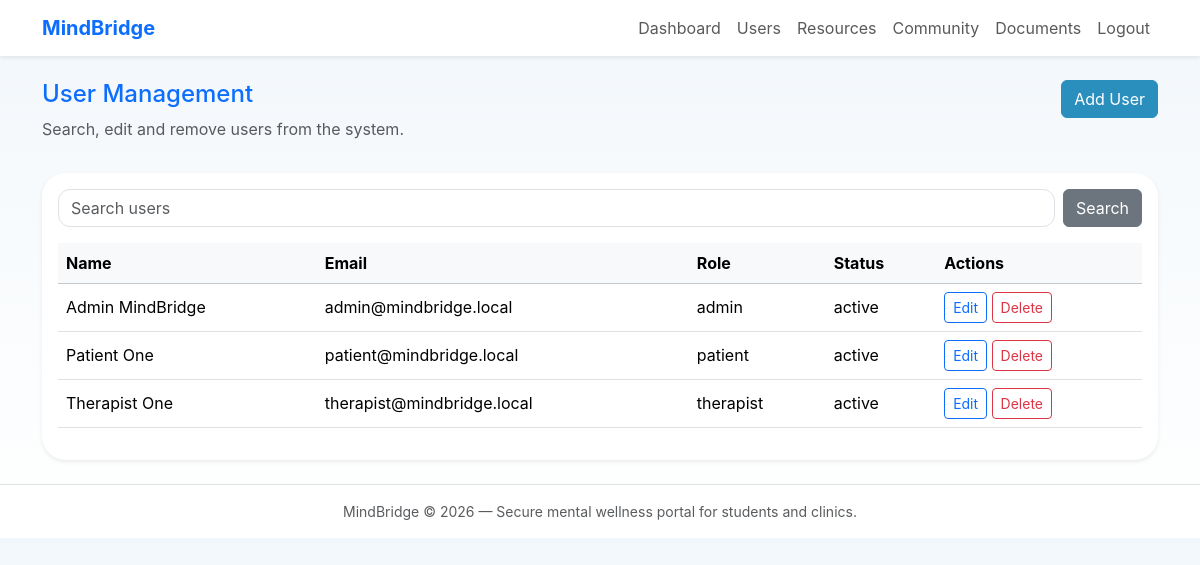
/?controller=user&action=index (signed in), run on the app's committed database.
### tables this page shows
CREATE TABLE users (
  id INT AUTO_INCREMENT PRIMARY KEY,
  name VARCHAR(150) NOT NULL,
  email VARCHAR(180) NOT NULL UNIQUE,
  password VARCHAR(255) NOT NULL,
  role ENUM('patient','therapist','admin') NOT NULL DEFAULT 'patient',
  status ENUM('active','inactive') NOT NULL DEFAULT 'active',
  created_at DATETIME NOT NULL DEFAULT CURRENT_TIMESTAMP
);

### core/View.php (called while the page is built, shortened)
<?php
class View
{
    public function render(string $path, array $data = []): void
    {
        extract($data, EXTR_SKIP);
        $viewFile = __DIR__ . '/../app/views/' . $path . '.php';
        include __DIR__ . '/../app/views/layout/header.php';
        include $viewFile;
        include __DIR__ . '/../app/views/layout/footer.php';
    }
}

### app/controllers/UserController.php (called while the page is built, shortened)
<?php
class UserController extends Controller
{
    public function index(): void
    {
        $userModel = new User();
        $query = trim($_GET['q'] ?? '');
        $users = $query ? $userModel->search($query) : $userModel->all();
        $this->view->render('users/list', ['users' => $users, 'query' => $query]);
    }
}

### index.php (called while the page is built, shortened)
<?php
require_once __DIR__ . '/core/Database.php';
require_once __DIR__ . '/core/Model.php';
require_once __DIR__ . '/core/View.php';
spl_autoload_register(function ($class) {
    $paths = [
        __DIR__ . '/app/controllers/' . $class . '.php',
        __DIR__ . '/app/models/' . $class . '.php',
        __DIR__ . '/core/' . $class . '.php',
    ];
    foreach ($paths as $path) {
        if (file_exists($path)) {
            return true;
        }
    }
    return false;
});
$action = $_GET['action'] ?? 'index';
$controller = new $controllerName();
$controller->{$action}();

### config/config.php (called while the page is built)
<?php
$baseUrl = 'http://localhost/MindBridge/';
if (!empty($_SERVER['HTTP_HOST'])) {
    $scheme = (!empty($_SERVER['HTTPS']) && $_SERVER['HTTPS'] !== 'off') ? 'https' : 'http';
    $path = rtrim(str_replace('\\', '/', dirname($_SERVER['SCRIPT_NAME'])), '/');
    $baseUrl = $scheme . '://' . $_SERVER['HTTP_HOST'] . ($path !== '/' ? $path : '') . '/';
}
return [
    'db' => [
        'host' => 'localhost',
        'name' => 'mindbridge',
        'user' => 'root',
        'pass' => '',
        'charset' => 'utf8mb4',
    ],
    'app' => [
        'base_url' => $baseUrl,
    ],
];

### core/Model.php (called while the page is built, shortened)
<?php
class Model
{
    public function __construct()
    {
        $this->db = Database::getInstance()->getConnection();
    }
}

### core/Database.php (called while the page is built)
<?php
class Database
{
    private static ?Database $instance = null;
    private PDO $connection;
    private function __construct()
    {
        $config = require __DIR__ . '/../config/config.php';
        $dsn = sprintf('mysql:host=%s;dbname=%s;charset=%s',
            $config['db']['host'],
            $config['db']['name'],
            $config['db']['charset']
        );
        $options = [
            PDO::ATTR_ERRMODE => PDO::ERRMODE_EXCEPTION,
            PDO::ATTR_DEFAULT_FETCH_MODE => PDO::FETCH_ASSOC,
            PDO::ATTR_EMULATE_PREPARES => false,
        ];
        $this->connection = new PDO($dsn, $config['db']['user'], $config['db']['pass'], $options);
    }
    public static function getInstance(): Database
    {
        if (self::$instance === null) {
            self::$instance = new Database();
        }
        return self::$instance;
    }
    public function getConnection(): PDO
    {
        return $this->connection;
    }
}

### app/models/User.php (called while the page is built, shortened)
<?php
class User extends Model
{
    public function all(): array
    {
        $stmt = $this->db->query('SELECT * FROM users ORDER BY created_at DESC');
        return $stmt->fetchAll();
    }
}

### app/views/users/list.php (the view, shortened to what this page needs)
<div class="row mb-3">
    <div class="col-md-8">
        <h2 class="h4 text-primary">User Management</h2>
        <p class="text-muted">Search, edit and remove users from the system.</p>
    </div>
    <div class="col-md-4 text-end">
        <a href="<?php echo $baseUrl; ?>?controller=user&action=add" class="btn btn-primary">Add User</a>
    </div>
</div>
<div class="card border-0 shadow-sm">
    <div class="card-body">
        <form method="get" class="mb-3 row g-2 align-items-center">
            <div class="col">
                <input type="text" name="q" class="form-control" placeholder="Search users" value="<?php echo htmlspecialchars($query); ?>">
            </div>
            <div class="col-auto">
                <button class="btn btn-secondary">Search</button>
            </div>
        </form>
        <div class="table-responsive">
            <table class="table table-hover align-middle">
                <thead class="table-light">
                    <tr>
                        <th>Name</th>
                        <th>Email</th>
                        <th>Role</th>
                        <th>Status</th>
                        <th>Actions</th>
                    </tr>
                </thead>
                <tbody>
                    <?php foreach ($users as $user): ?>
                        <tr>
                            <td><?php echo htmlspecialchars($user['name']); ?></td>
                            <td><?php echo htmlspecialchars($user['email']); ?></td>
                            <td><?php echo htmlspecialchars($user['role']); ?></td>
                            <td><?php echo htmlspecialchars($user['status']); ?></td>
                            <td>
                                <a href="<?php echo $baseUrl; ?>?controller=user&action=edit&id=<?php echo $user['id']; ?>" class="btn btn-sm btn-outline-primary">Edit</a>
                                <a href="<?php echo $baseUrl; ?>?controller=user&action=delete&id=<?php echo $user['id']; ?>" class="btn btn-sm btn-outline-danger" onclick="return confirm('Delete this user?');">Delete</a>
                            </td>
                        </tr>
                    <?php endforeach; ?>
                </tbody>
            </table>
        </div>
    </div>
</div>

### app/views/layout/header.php (shortened to what this page needs)
<?php
$config = require __DIR__ . '/../../../config/config.php';
$baseUrl = $config['app']['base_url'];
$user = $_SESSION['user'] ?? null;
?>
<!DOCTYPE html>
<html lang="en">
<head>
    <link rel="stylesheet" href="https://cdn.jsdelivr.net/npm/bootstrap@5.3.2/dist/css/bootstrap.min.css">
    <link rel="stylesheet" href="<?php echo $baseUrl; ?>assets/css/style.css">
</head>
<body class="bg-light">
<nav class="navbar navbar-expand-lg navbar-light bg-white shadow-sm">
    <div class="container">
        <a class="navbar-brand fw-bold text-primary" href="<?php echo $baseUrl; ?>?controller=dashboard&action=index">MindBridge</a>
        <div class="collapse navbar-collapse" id="navMenu">
            <ul class="navbar-nav ms-auto">
                <?php if ($user): ?>
                    <li class="nav-item"><a class="nav-link" href="<?php echo $baseUrl; ?>?controller=dashboard&action=index">Dashboard</a></li>
                    <?php if ($user['role'] === 'admin'): ?>
                        <li class="nav-item"><a class="nav-link" href="<?php echo $baseUrl; ?>?controller=user&action=index">Users</a></li>
                    <?php endif; ?>
                    <li class="nav-item"><a class="nav-link" href="<?php echo $baseUrl; ?>?controller=resource&action=index">Resources</a></li>
                    <li class="nav-item"><a class="nav-link" href="<?php echo $baseUrl; ?>?controller=forum&action=index">Community</a></li>
                    <li class="nav-item"><a class="nav-link" href="<?php echo $baseUrl; ?>?controller=file&action=index">Documents</a></li>
                    <li class="nav-item"><a class="nav-link" href="<?php echo $baseUrl; ?>?controller=auth&action=logout">Logout</a></li>
                <?php else: ?>
                    <li class="nav-item"><a class="nav-link" href="<?php echo $baseUrl; ?>?controller=auth&action=login">Login</a></li>
                    <li class="nav-item"><a class="nav-link" href="<?php echo $baseUrl; ?>?controller=auth&action=register">Register</a></li>
                <?php endif; ?>
            </ul>
        </div>
    </div>
</nav>
<div class="container py-4">

### app/views/layout/footer.php (shortened to what this page needs)
</div>
<footer class="bg-white border-top py-3 mt-auto">
    <div class="container text-center text-muted small">
        MindBridge &copy; <?php echo date('Y'); ?> — Secure mental wellness portal for students and clinics.
    </div>
</footer>
</body>
</html>

### assets/css/style.css (style rules this page uses)
:root { color-scheme: light; --surface: #f9fbfd; --primary: #2a8fbd; --secondary: #70c0b8; --muted: #6c757d; --bg: #f2f7fb; }
body { background: linear-gradient(180deg, #f2f7fb 0%, #ffffff 100%); color: #2a3a4d; font-family: 'Inter', system-ui, -apple-system, BlinkMacSystemFont, 'Segoe UI', sans-serif; }
.btn-primary { background-color: var(--primary); border-color: var(--primary); }
.card { border-radius: 24px; }
.navbar { background: rgba(255,255,255,.95); }
.table thead { background: #eef8ff; }
.form-control, .form-select { border-radius: 12px; }

### data on the page
users: name "Admin MindBridge", email "admin@mindbridge.local", role "admin", status "active"
users: name "Patient One", email "patient@mindbridge.local", role "patient", status "active"
users: name "Therapist One", email "therapist@mindbridge.local", role "therapist", status "active"
